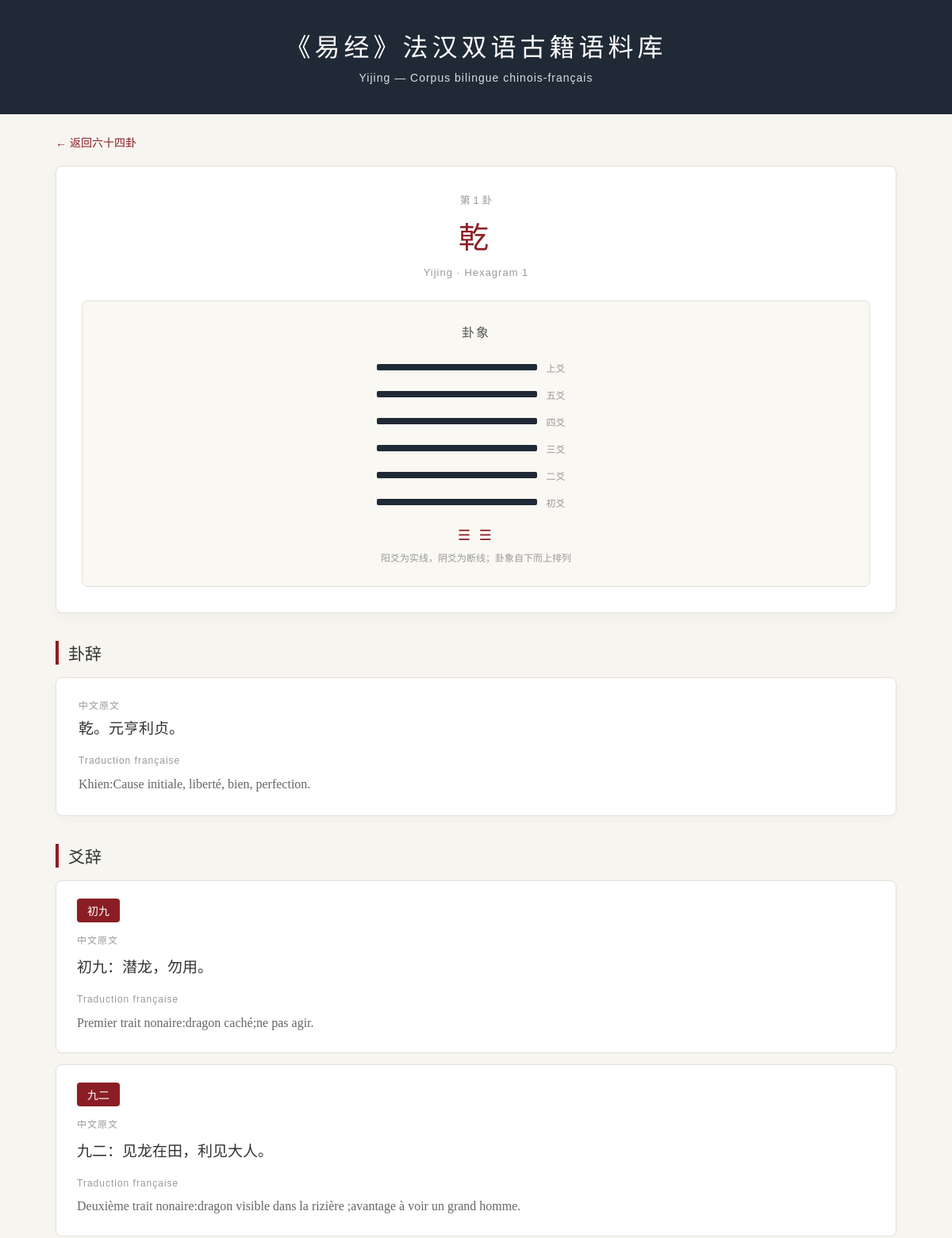
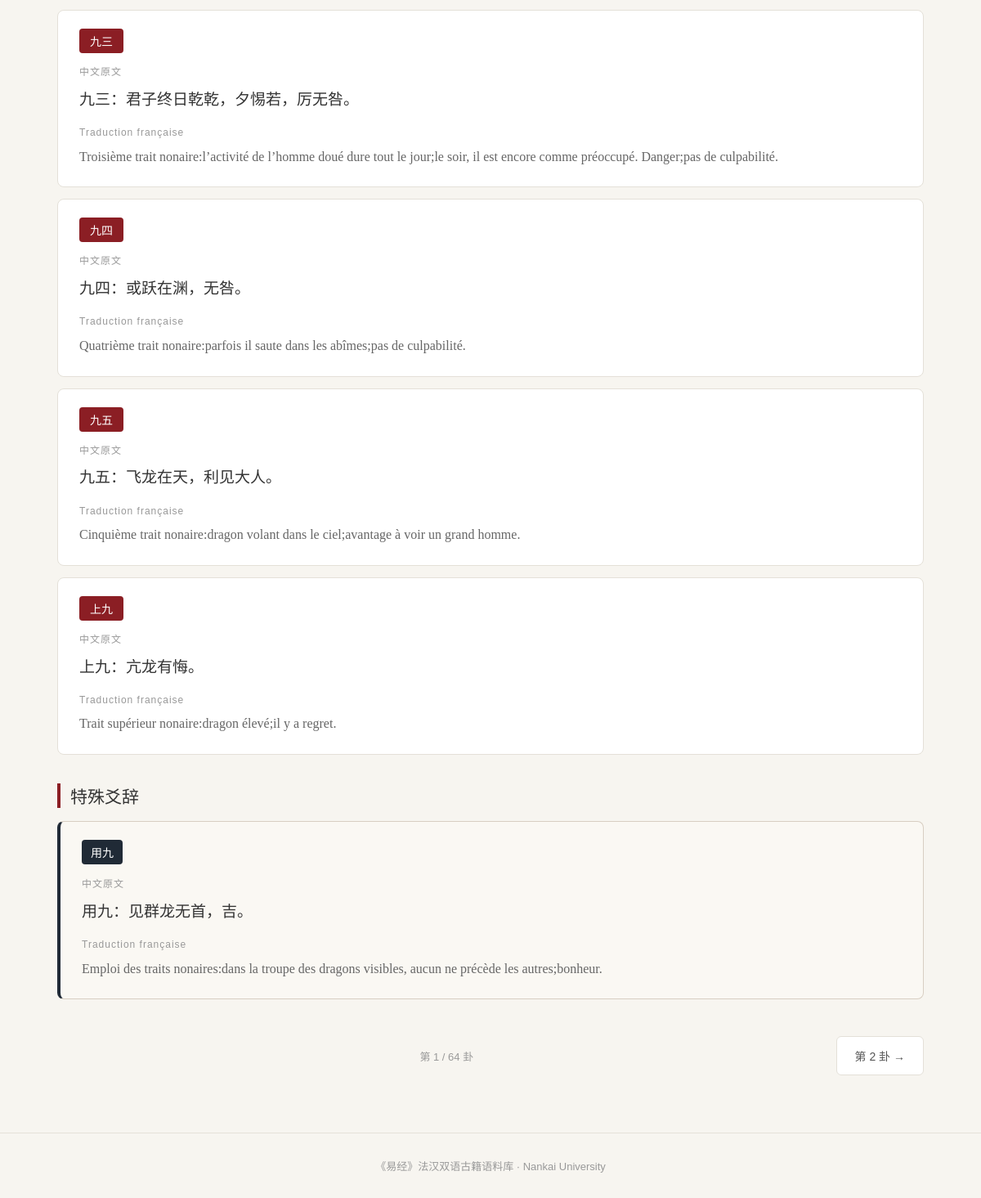
Page /hexagram/1 on the committed database (2 pictures, top to bottom).
### tables this page shows
CREATE TABLE corpus (

    id INTEGER PRIMARY KEY,

    book TEXT NOT NULL,

    hexagram_no INTEGER NOT NULL,

    hexagram TEXT NOT NULL,

    type TEXT NOT NULL,

    position TEXT,

    chinese TEXT NOT NULL,

    french TEXT NOT NULL,

    keywords TEXT,

    annotation TEXT,

    data_check TEXT

);

### 古籍语料库/web/app.py (the view)
@app.route("/hexagram/<int:number>")
def hexagram(number):
    conn = get_db()
    sql = """
    SELECT
        id,
        hexagram_no,
        hexagram,
        type,
        position,
        chinese,
        french
    FROM corpus
    WHERE hexagram_no = ?
    ORDER BY id
    """
    results = conn.execute(
        sql,
        (number,)
    ).fetchall()
    conn.close()
    return render_template(
        "hexagram.html",
        number=number,
        results=results
    )

### 古籍语料库/web/app.py (called while the page is built)
def get_db():
    conn = sqlite3.connect(DB_PATH)
    conn.row_factory = sqlite3.Row
    return conn

### 古籍语料库/web/templates/hexagram.html (shortened to what this page needs)
<!DOCTYPE html>
<html lang="zh-CN">
<head>
</head>
<body>
<header>
    <h1>
        《易经》法汉双语古籍语料库
    </h1>
    <p>
        Yijing — Corpus bilingue chinois-français
    </p>
</header>
<div class="back-area">
    <a
        href="/"
        class="back-link"
    >
        ← 返回六十四卦
    </a>
</div>
<main>
{% if results %}
<section class="hexagram-header">
    <div class="hexagram-number">
        第 {{ number }} 卦
    </div>
    <h2 class="hexagram-name">
        {{ results[0]["hexagram"] }}
    </h2>
    <div class="hexagram-subtitle">
        Yijing · Hexagram {{ number }}
    </div>
    <div class="hexagram-visual">
        <div class="hexagram-visual-title">
            卦象
        </div>
        <div class="hexagram-lines">
            {% for yao in gua|reverse %}
            <div class="yao-line">
                {% if yao in ["阳", "陽"] %}
                    <div class="yang-line"></div>
                {% else %}
                    <div class="yin-line"></div>
                {% endif %}
                <div class="yao-label">
                    {% if loop.index == 1 %}
                        上爻
                    {% elif loop.index == 2 %}
                        五爻
                    {% elif loop.index == 3 %}
                        四爻
                    {% elif loop.index == 4 %}
                        三爻
                    {% elif loop.index == 5 %}
                        二爻
                    {% else %}
                        初爻
                    {% endif %}
                </div>
            </div>
            {% endfor %}
        </div>
        <div class="hexagram-symbol">
            {% if number == 1 %}
                ☰ ☰
            {% elif number == 2 %}
                ☷ ☷
            {% else %}
                《易经》六十四卦 · 第 {{ number }} 卦
            {% endif %}
        </div>
        <div class="hexagram-note">
            阳爻为实线，阴爻为断线；卦象自下而上排列
        </div>
    </div>
</section>
<h3 class="section-title">
    卦辞
</h3>
<section class="gua-ci">
    {% for row in results %}
        {% if row["type"] == "卦辞" %}
        <div class="entry">
            <span class="language-label">
                中文原文
            </span>
            <div class="chinese">
                {{ row["chinese"] }}
            </div>
            <div class="french">
                <span class="language-label">
                    Traduction française
                </span>
                {{ row["french"] }}
            </div>
        </div>
        {% endif %}
    {% endfor %}
</section>
<h3 class="section-title">
    爻辞
</h3>
<section class="yao-list">
    {% for row in results %}
        {% if row["type"] == "爻辞" %}
        <article class="yao-card">
            <div>
                <span class="yao-position">
                    {{ row["position"] }}
                </span>
            </div>
            <div class="chinese">
                <span class="language-label">
                    中文原文
                </span>
                {{ row["chinese"] }}
            </div>
            <div class="french">
                <span class="language-label">
                    Traduction française
                </span>
                {{ row["french"] }}
            </div>
        </article>
        {% endif %}
    {% endfor %}
</section>
{% set special_rows = results
    | selectattr("type", "equalto", "特殊爻辞")
    | list
%}
{% if special_rows %}
<section class="special-section">
    <h3 class="section-title">
        特殊爻辞
    </h3>
    <div class="yao-list">
        {% for row in special_rows %}
        <article class="special-card">
            <div>
                <span class="special-label">
                    {{ row["position"] }}
                </span>
            </div>
            <div class="chinese">
                <span class="language-label">
                    中文原文
                </span>
                {{ row["chinese"] }}
            </div>
            <div class="french">
                <span class="language-label">
                    Traduction française
                </span>
                {{ row["french"] }}
            </div>
        </article>
        {% endfor %}
    </div>
</section>
{% endif %}
<nav class="navigation">
    <div class="nav-center">
        第 {{ number }} / 64 卦
    </div>
    {% if number < 64 %}
    <a
        href="/hexagram/{{ number + 1 }}"
        class="nav-button"
    >
        第 {{ number + 1 }} 卦 →
    </a>
    {% else %}
    <span></span>
    {% endif %}
</nav>
{% endif %}
</main>
<footer>
    《易经》法汉双语古籍语料库 · Nankai University
</footer>
</body>
</html>

### 古籍语料库/web/templates/hexagram.html (style rules this page uses)
* { box-sizing: border-box; }
body { margin: 0; font-family: "Microsoft YaHei", "Noto Sans SC", Arial, sans-serif; background: #f7f5f0; color: #333; }
header { background: #202a36; color: white; padding: 34px 20px 38px; text-align: center; }
header h1 { margin: 0 0 10px; font-family: "SimSun", "STSong", serif; font-size: 32px; font-weight: 500; letter-spacing: 5px; }
header p { margin: 0; color: #d8dde3; font-size: 14px; letter-spacing: 1px; }
.back-area { max-width: 1100px; margin: 25px auto 0; padding: 0 20px; }
.back-link { color: #8b1e24; text-decoration: none; font-size: 14px; }
main { max-width: 1100px; margin: auto; padding: 20px 20px 70px; }
.hexagram-header { background: white; border: 1px solid #e4e0d8; border-radius: 8px; padding: 32px; margin-bottom: 28px; text-align: center; box-shadow: 0 5px 18px rgba(0, 0, 0, 0.04); }
.hexagram-number { color: #999; font-size: 13px; margin-bottom: 8px; }
.hexagram-name { margin: 0; font-family: "SimSun", "STSong", serif; font-size: 38px; font-weight: 500; color: #8b1e24; letter-spacing: 6px; }
.hexagram-subtitle { margin-top: 12px; color: #999; font-size: 13px; letter-spacing: 1px; }
.hexagram-visual { margin-top: 28px; padding: 26px 20px 28px; background: #faf8f3; border: 1px solid #e4e0d8; border-radius: 8px; }
.hexagram-visual-title { margin-bottom: 22px; font-family: "SimSun", "STSong", serif; font-size: 16px; color: #555; letter-spacing: 2px; }
.hexagram-lines { width: 250px; margin: 0 auto; display: flex; flex-direction: column; gap: 12px; }
.yao-line { display: flex; align-items: center; justify-content: center; height: 22px; }
.yang-line { width: 210px; height: 8px; background: #202a36; border-radius: 2px; }
.yao-label { width: 38px; margin-left: 12px; color: #999; font-size: 12px; text-align: left; }
.hexagram-symbol { margin-top: 20px; font-family: "SimSun", "STSong", serif; font-size: 18px; color: #8b1e24; letter-spacing: 3px; }
.hexagram-note { margin-top: 8px; color: #999; font-size: 12px; }
.section-title { margin: 35px 0 16px; padding-left: 12px; border-left: 4px solid #8b1e24; font-family: "SimSun", "STSong", serif; font-size: 21px; font-weight: 500; }
.gua-ci { background: white; border: 1px solid #e4e0d8; border-radius: 8px; padding: 25px 28px; box-shadow: 0 4px 15px rgba(0, 0, 0, 0.03); }
.yao-list { display: flex; flex-direction: column; gap: 14px; }
.yao-card { background: white; border: 1px solid #e4e0d8; border-radius: 8px; padding: 22px 26px; transition: box-shadow 0.2s, transform 0.2s, border-color 0.2s; }
.special-section { margin-top: 35px; }
.special-card { background: #faf8f3; border: 1px solid #d8cec2; border-left: 4px solid #202a36; border-radius: 8px; padding: 22px 26px; }
.special-label { display: inline-block; padding: 5px 11px; margin-bottom: 13px; background: #202a36; color: white; border-radius: 4px; font-family: "SimSun", "STSong", serif; font-size: 14px; }
.entry { padding: 20px 0; border-bottom: 1px solid #eeeae3; }
.entry:first-child { padding-top: 0; }
.entry:last-child { border-bottom: none; padding-bottom: 0; }
.yao-position { display: inline-block; min-width: 54px; text-align: center; padding: 5px 9px; margin-bottom: 12px; background: #8b1e24; color: white; border-radius: 4px; font-family: "SimSun", "STSong", serif; font-size: 14px; }
.chinese { font-family: "SimSun", "STSong", serif; font-size: 19px; line-height: 1.9; color: #333; margin-bottom: 12px; }
.french { font-family: Georgia, "Times New Roman", serif; font-size: 16px; line-height: 1.8; color: #666; }
.language-label { display: block; font-family: "Microsoft YaHei", Arial, sans-serif; font-size: 12px; color: #999; margin-bottom: 4px; letter-spacing: 1px; }
.navigation { display: flex; justify-content: space-between; align-items: center; margin-top: 45px; gap: 20px; }
.nav-button { display: block; padding: 13px 22px; background: white; border: 1px solid #e4e0d8; border-radius: 6px; color: #555; text-decoration: none; font-size: 14px; transition: background 0.2s, color 0.2s, border-color 0.2s; }
.nav-center { color: #999; font-size: 13px; text-align: center; }
footer { text-align: center; padding: 30px 20px; color: #999; font-size: 13px; border-top: 1px solid #e5e1d9; }

### rows in the picture
corpus: hexagram "乾", type "卦辞" (drawn), chinese "乾。元亨利贞。", french "Khien:Cause initiale, liberté, bien, perfection."
corpus: position "初九", chinese "初九：潜龙，勿用。", french "Premier trait nonaire:dragon caché;ne pas agir."
corpus: position "九二", chinese "九二：见龙在田，利见大人。", french "Deuxième trait nonaire:dragon visible dans la rizière ;avantage à voir un grand homme."
corpus: position "九三", chinese "九三：君子终日乾乾，夕惕若，厉无咎。", french "Troisième trait nonaire:l’activité de l’homme doué dure tout le jour;le soir, il est encore comme préoccupé. Danger;pas de culpabilité."
corpus: position "九四", chinese "九四：或跃在渊，无咎。", french "Quatrième trait nonaire:parfois il saute dans les abîmes;pas de culpabilité."
corpus: position "九五", chinese "九五：飞龙在天，利见大人。", french "Cinquième trait nonaire:dragon volant dans le ciel;avantage à voir un grand homme."
corpus: position "上九", chinese "上九：亢龙有悔。", french "Trait supérieur nonaire:dragon élevé;il y a regret."
corpus: position "用九", chinese "用九：见群龙无首，吉。", french "Emploi des traits nonaires:dans la troupe des dragons visibles, aucun ne précède les autres;bonheur."

### other values in the picture
{{ number }} "1"
{{ number + 1 }} "2"
